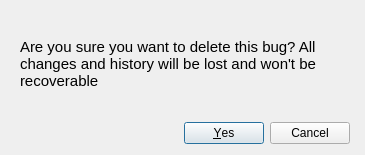
<?xml version="1.0" encoding="UTF-8"?>
<ui version="4.0">
 <class>delete_bug_dialog</class>
 <widget class="QDialog" name="delete_bug_dialog">
  <property name="geometry">
   <rect>
    <x>0</x>
    <y>0</y>
    <width>365</width>
    <height>155</height>
   </rect>
  </property>
  <property name="windowTitle">
   <string>Dialog</string>
  </property>
  <layout class="QVBoxLayout" name="verticalLayout">
   <property name="leftMargin">
    <number>20</number>
   </property>
   <property name="rightMargin">
    <number>15</number>
   </property>
   <item>
    <widget class="QLabel" name="dialo_label">
     <property name="font">
      <font>
       <pointsize>11</pointsize>
      </font>
     </property>
     <property name="text">
      <string>Are you sure you want to delete this bug? All changes and history will be lost and won't be recoverable </string>
     </property>
     <property name="wordWrap">
      <bool>true</bool>
     </property>
    </widget>
   </item>
   <item>
    <widget class="QDialogButtonBox" name="btn_box">
     <property name="orientation">
      <enum>Qt::Orientation::Horizontal</enum>
     </property>
     <property name="standardButtons">
      <set>QDialogButtonBox::StandardButton::Cancel|QDialogButtonBox::StandardButton::Yes</set>
     </property>
     <property name="centerButtons">
      <bool>false</bool>
     </property>
    </widget>
   </item>
  </layout>
 </widget>
 <resources/>
 <connections>
  <connection>
   <sender>btn_box</sender>
   <signal>accepted()</signal>
   <receiver>delete_bug_dialog</receiver>
   <slot>accept()</slot>
   <hints>
    <hint type="sourcelabel">
     <x>248</x>
     <y>254</y>
    </hint>
    <hint type="destinationlabel">
     <x>157</x>
     <y>274</y>
    </hint>
   </hints>
  </connection>
  <connection>
   <sender>btn_box</sender>
   <signal>rejected()</signal>
   <receiver>delete_bug_dialog</receiver>
   <slot>reject()</slot>
   <hints>
    <hint type="sourcelabel">
     <x>316</x>
     <y>260</y>
    </hint>
    <hint type="destinationlabel">
     <x>286</x>
     <y>274</y>
    </hint>
   </hints>
  </connection>
 </connections>
</ui>
